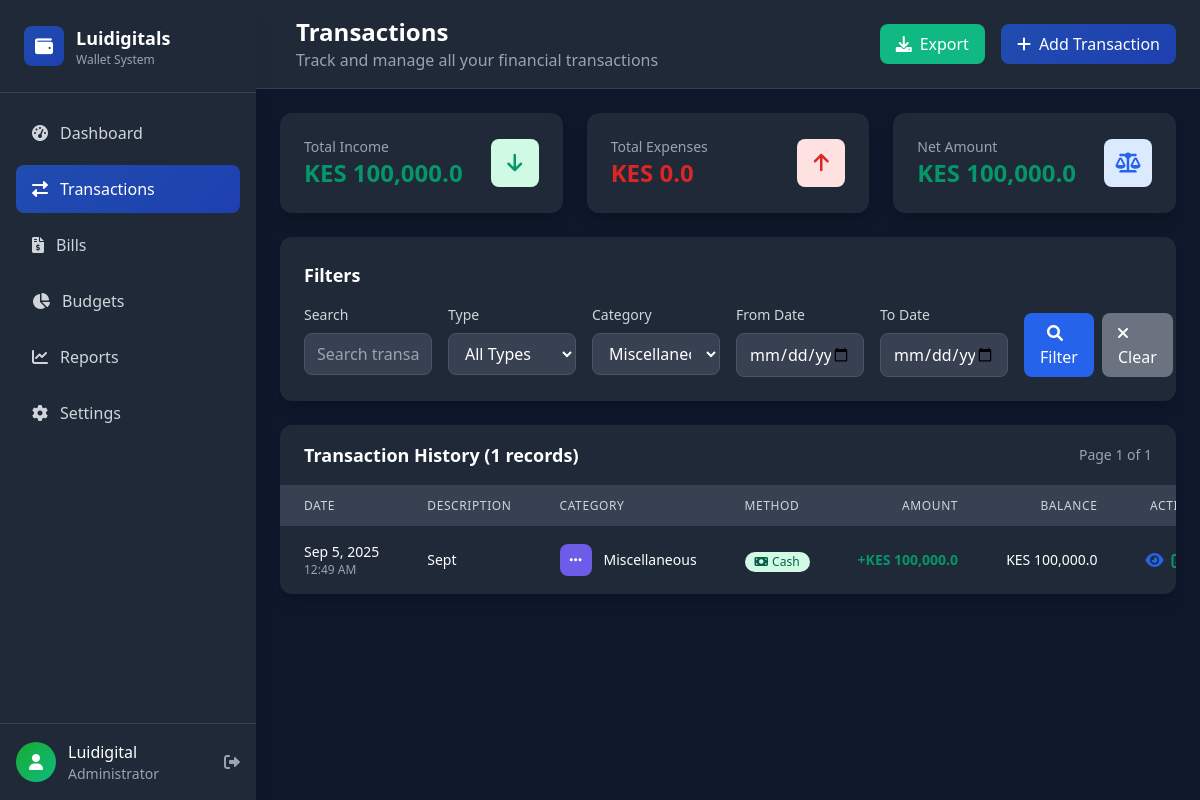
/transactions.php?category=10 (signed in), run on the app's committed database.
### tables this page shows
CREATE TABLE `transactions` (
  `id` int NOT NULL,
  `user_id` int NOT NULL,
  `bill_id` int DEFAULT NULL,
  `category_id` int DEFAULT NULL,
  `type` enum('income','expense','transfer') NOT NULL,
  `amount` decimal(15,2) NOT NULL,
  `description` varchar(255) DEFAULT NULL,
  `transaction_date` datetime DEFAULT CURRENT_TIMESTAMP,
  `payment_method` enum('cash','bank','mobile_money','card') DEFAULT 'cash',
  `reference_number` varchar(100) DEFAULT NULL,
  `balance_after` decimal(15,2) DEFAULT NULL,
  `notes` text,
  `created_at` timestamp NULL DEFAULT CURRENT_TIMESTAMP
);

CREATE TABLE `categories` (
  `id` int NOT NULL,
  `name` varchar(50) NOT NULL,
  `icon` varchar(50) DEFAULT 'fas fa-money-bill',
  `color` varchar(20) DEFAULT '#204cb0',
  `is_default` tinyint(1) DEFAULT '0',
  `user_id` int DEFAULT NULL,
  `created_at` timestamp NULL DEFAULT CURRENT_TIMESTAMP
);

### transactions.php (the view, shortened to what the rows shown need)
<?php
require_once 'config/database.php';
$db = Database::getInstance();
$user_id = $_SESSION['user_id'];
$settings = [];
$settingsResult = $db->fetchAll("SELECT setting_key, setting_value FROM settings WHERE user_id = ?", [$user_id]);
foreach ($settingsResult as $setting) {
    $settings[$setting['setting_key']] = $setting['setting_value'];
}
$darkMode = ($settings['dark_mode'] ?? '1') == '1';
$currency = $settings['currency'] ?? 'KES';
$page = max(1, intval($_GET['page'] ?? 1));
$perPage = 20;
$offset = ($page - 1) * $perPage;
$categoryFilter = intval($_GET['category'] ?? 0);
$whereConditions = ["t.user_id = ?"];
$params = [$user_id];
if ($categoryFilter > 0) {
    $whereConditions[] = "t.category_id = ?";
    $params[] = $categoryFilter;
}
$whereClause = implode(' AND ', $whereConditions);
$transactionsQuery = "
    SELECT t.*, c.name as category_name, c.icon as category_icon, c.color as category_color,
           b.name as bill_name
    FROM transactions t
    LEFT JOIN categories c ON t.category_id = c.id
    LEFT JOIN bills b ON t.bill_id = b.id
    WHERE $whereClause
    ORDER BY t.transaction_date DESC
    LIMIT $perPage OFFSET $offset
";
$transactions = $db->fetchAll($transactionsQuery, $params);
$themeClass = $darkMode ? 'dark' : '';
?>
<!DOCTYPE html>
<html lang="en" class="<?= $themeClass ?>">
<head>
    <link href="https://cdnjs.cloudflare.com/ajax/libs/tailwindcss/2.2.19/tailwind.min.css" rel="stylesheet">
    <link href="https://cdnjs.cloudflare.com/ajax/libs/font-awesome/6.0.0/css/all.min.css" rel="stylesheet">
</head>
<body class="<?= $darkMode ? 'dark bg-gray-900' : 'bg-gray-50' ?> font-sans">
    <aside id="sidebar" class="fixed left-0 top-0 w-64 h-full <?= $darkMode ? 'bg-gray-800' : 'bg-white' ?> shadow-xl z-50 sidebar-transition transform -translate-x-full md:translate-x-0">
        <div class="flex flex-col h-full">
            <div class="flex items-center justify-between p-6 border-b <?= $darkMode ? 'border-gray-700' : 'border-gray-200' ?>">
                <div class="flex items-center space-x-3">
                    <div>
                        <h1 class="text-lg font-bold <?= $darkMode ? 'text-white' : 'text-gray-800' ?>">Luidigitals</h1>
                    </div>
                </div>
            </div>
        </div>
    </aside>
    <main class="md:ml-64 min-h-screen">
        <header class="<?= $darkMode ? 'bg-gray-800' : 'bg-white' ?> shadow-sm border-b <?= $darkMode ? 'border-gray-700' : 'border-gray-200' ?>">
            <div class="flex items-center justify-between px-6 py-4">
                <div class="flex items-center space-x-4">
                    <div>
                        <h1 class="text-2xl font-bold <?= $darkMode ? 'text-white' : 'text-gray-800' ?>">Transactions</h1>
                    </div>
                </div>
            </div>
        </header>
        <div class="p-6">
            <div class="<?= $darkMode ? 'bg-gray-800' : 'bg-white' ?> rounded-xl shadow-lg overflow-hidden">
                <div class="overflow-x-auto">
                    <table class="w-full">
                        <thead class="<?= $darkMode ? 'bg-gray-700' : 'bg-gray-50' ?>">
                            <tr>
                                <th class="px-6 py-3 text-left text-xs font-medium <?= $darkMode ? 'text-gray-300' : 'text-gray-500' ?> uppercase tracking-wider">Date</th>
                                <th class="px-6 py-3 text-left text-xs font-medium <?= $darkMode ? 'text-gray-300' : 'text-gray-500' ?> uppercase tracking-wider">Description</th>
                                <th class="px-6 py-3 text-left text-xs font-medium <?= $darkMode ? 'text-gray-300' : 'text-gray-500' ?> uppercase tracking-wider">Category</th>
                                <th class="px-6 py-3 text-left text-xs font-medium <?= $darkMode ? 'text-gray-300' : 'text-gray-500' ?> uppercase tracking-wider">Method</th>
                                <th class="px-6 py-3 text-right text-xs font-medium <?= $darkMode ? 'text-gray-300' : 'text-gray-500' ?> uppercase tracking-wider">Amount</th>
                                <th class="px-6 py-3 text-right text-xs font-medium <?= $darkMode ? 'text-gray-300' : 'text-gray-500' ?> uppercase tracking-wider">Balance</th>
                                <th class="px-6 py-3 text-center text-xs font-medium <?= $darkMode ? 'text-gray-300' : 'text-gray-500' ?> uppercase tracking-wider">Actions</th>
                            </tr>
                        </thead>
                        <tbody class="divide-y <?= $darkMode ? 'divide-gray-700' : 'divide-gray-200' ?>">
                            <?php if (empty($transactions)): ?>
                                <tr>
                                    <td colspan="7" class="px-6 py-12 text-center <?= $darkMode ? 'text-gray-400' : 'text-gray-500' ?>">
                                        <i class="fas fa-exchange-alt text-4xl mb-4"></i>
                                        <p class="text-lg mb-2">No transactions found</p>
                                        <p>Try adjusting your filters or add your first transaction</p>
                                        <button onclick="openAddModal()" class="mt-4 text-blue-600 hover:text-blue-700 font-medium">Add Transaction</button>
                                    </td>
                                </tr>
                            <?php else: ?>
                                <?php foreach ($transactions as $transaction): ?>
                                    <tr class="transaction-row">
                                        <td class="px-6 py-4 whitespace-nowrap">
                                            <div class="text-sm <?= $darkMode ? 'text-white' : 'text-gray-900' ?>"><?= formatDate($transaction['transaction_date'], 'M j, Y') ?></div>
                                            <div class="text-xs <?= $darkMode ? 'text-gray-400' : 'text-gray-500' ?>"><?= formatDate($transaction['transaction_date'], 'g:i A') ?></div>
                                        </td>
                                        <td class="px-6 py-4">
                                            <div class="text-sm font-medium <?= $darkMode ? 'text-white' : 'text-gray-900' ?>"><?= htmlspecialchars($transaction['description']) ?></div>
                                        </td>
                                        <td class="px-6 py-4 whitespace-nowrap">
                                            <div class="flex items-center">
                                                <div class="w-8 h-8 rounded-lg flex items-center justify-center mr-3" style="background-color: <?= $transaction['category_color'] ?? '#6b7280' ?>;">
                                                    <i class="<?= $transaction['category_icon'] ?? 'fas fa-money-bill' ?> text-white text-sm"></i>
                                                </div>
                                                <div class="text-sm <?= $darkMode ? 'text-white' : 'text-gray-900' ?>"><?= htmlspecialchars($transaction['category_name'] ?? 'Uncategorized') ?></div>
                                            </div>
                                        </td>
                                        <td class="px-6 py-4 whitespace-nowrap">
                                            <span class="inline-flex items-center px-2.5 py-0.5 rounded-full text-xs font-medium <?=
                                                $transaction['payment_method'] === 'cash' ? 'bg-green-100 text-green-800' :
                                                ($transaction['payment_method'] === 'bank' ? 'bg-blue-100 text-blue-800' :
                                                ($transaction['payment_method'] === 'mobile_money' ? 'bg-purple-100 text-purple-800' : 'bg-yellow-100 text-yellow-800'))
                                            ?>">
                                                <i class="fas fa-<?=
                                                    $transaction['payment_method'] === 'cash' ? 'money-bill' :
                                                    ($transaction['payment_method'] === 'bank' ? 'university' :
                                                    ($transaction['payment_method'] === 'mobile_money' ? 'mobile-alt' : 'credit-card'))
                                                ?> mr-1"></i>
                                                <?= ucfirst(str_replace('_', ' ', $transaction['payment_method'])) ?>
                                            </span>
                                        </td>
                                        <td class="px-6 py-4 whitespace-nowrap text-right">
                                            <div class="text-sm font-semibold <?= $transaction['type'] === 'income' ? 'text-green-600' : 'text-red-600' ?>">
                                                <?= $transaction['type'] === 'income' ? '+' : '-' ?><?= formatMoney($transaction['amount'], $currency) ?>
                                            </div>
                                        </td>
                                        <td class="px-6 py-4 whitespace-nowrap text-right">
                                            <div class="text-sm <?= $darkMode ? 'text-white' : 'text-gray-900' ?>"><?= formatMoney($transaction['balance_after'], $currency) ?></div>
                                        </td>
                                        <td class="px-6 py-4 whitespace-nowrap text-center">
                                            <div class="flex items-center justify-center space-x-2">
                                                <button onclick="viewTransaction(<?= $transaction['id'] ?>)" class="text-blue-600 hover:text-blue-800 transition-colors" title="View">
                                                    <i class="fas fa-eye"></i>
                                                </button>
                                                <button onclick="editTransaction(<?= $transaction['id'] ?>)" class="text-green-600 hover:text-green-800 transition-colors" title="Edit">
                                                    <i class="fas fa-edit"></i>
                                                </button>
                                            </div>
                                        </td>
                                    </tr>
                                <?php endforeach; ?>
                            <?php endif; ?>
                        </tbody>
                    </table>
                </div>
           </div>
       </div>
   </main>
</body>
</html>

### data on the page
transactions: transaction_date "Sep 5, 2025", transaction_date "12:49 AM", description "Sept", category.name "Miscellaneous", payment_method "Cash", amount "KES 100,000.0", formatMoney($transaction['balance_after'], $currency) "KES 100,000.0"

### other printed values
$_SESSION['full_name'] "Luidigital"
formatMoney($totals['total_income'] ?? 0, $currency) "KES 100,000.0"
formatMoney($totals['total_expenses'] ?? 0, $currency) "KES 0.0"
formatMoney($netAmount, $currency) "KES 100,000.0"
$totalRecords "1"
$page "1"
$totalPages "1"
form field category "Miscellaneous"
